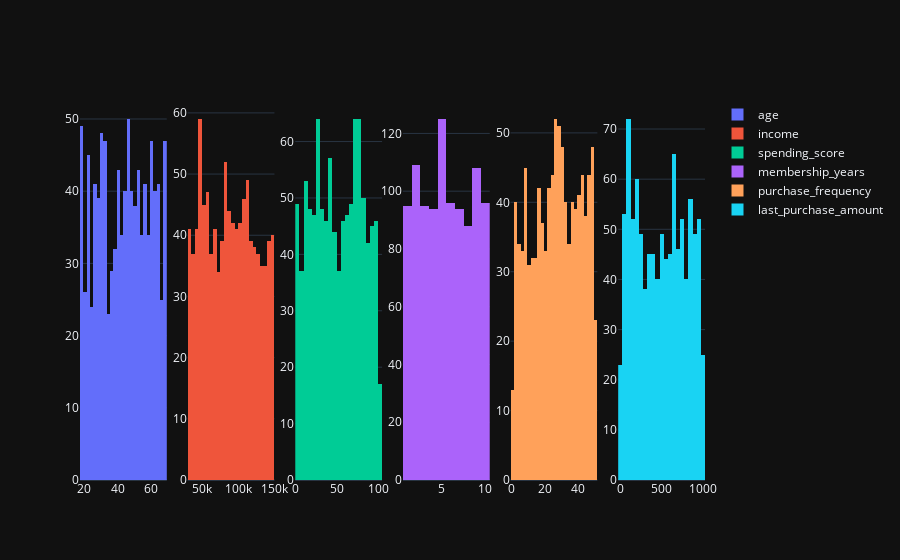

Notebook code cell kept with this figure:
### Code cell
fig = make_subplots(rows=1, cols=len(num_df.columns))

for i, col in enumerate(num_df.columns):
    x = df[col]
    fig.add_trace(go.Histogram(x=x, name=col), row=1, col=i+1)

fig.show()

### Figure 1 — Plotly figure (JSON) as saved in the notebook; plotly's stock layout.template omitted (floating-point values rounded to 4 significant figures; data arrays with more than 128 entries replaced by an {"elided": "..."} marker saying what was removed)
{"data": [{"name": "age", "type": "histogram", "x": {"elided": "1000 int values"}, "xaxis": "x", "yaxis": "y"}, {"name": "income", "type": "histogram", "x": {"elided": "1000 int values"}, "xaxis": "x2", "yaxis": "y2"}, {"name": "spending_score", "type": "histogram", "x": {"elided": "1000 int values"}, "xaxis": "x3", "yaxis": "y3"}, {"name": "membership_years", "type": "histogram", "x": {"elided": "1000 int values"}, "xaxis": "x4", "yaxis": "y4"}, {"name": "purchase_frequency", "type": "histogram", "x": {"elided": "1000 int values"}, "xaxis": "x5", "yaxis": "y5"}, {"name": "last_purchase_amount", "type": "histogram", "x": {"elided": "1000 float values"}, "xaxis": "x6", "yaxis": "y6"}], "layout": {"xaxis": {"anchor": "y", "domain": [0, 0.1389]}, "xaxis2": {"anchor": "y2", "domain": [0.1722, 0.3111]}, "xaxis3": {"anchor": "y3", "domain": [0.3444, 0.4833]}, "xaxis4": {"anchor": "y4", "domain": [0.5167, 0.6556]}, "xaxis5": {"anchor": "y5", "domain": [0.6889, 0.8278]}, "xaxis6": {"anchor": "y6", "domain": [0.8611, 1]}, "yaxis": {"anchor": "x", "domain": [0, 1]}, "yaxis2": {"anchor": "x2", "domain": [0, 1]}, "yaxis3": {"anchor": "x3", "domain": [0, 1]}, "yaxis4": {"anchor": "x4", "domain": [0, 1]}, "yaxis5": {"anchor": "x5", "domain": [0, 1]}, "yaxis6": {"anchor": "x6", "domain": [0, 1]}}}
